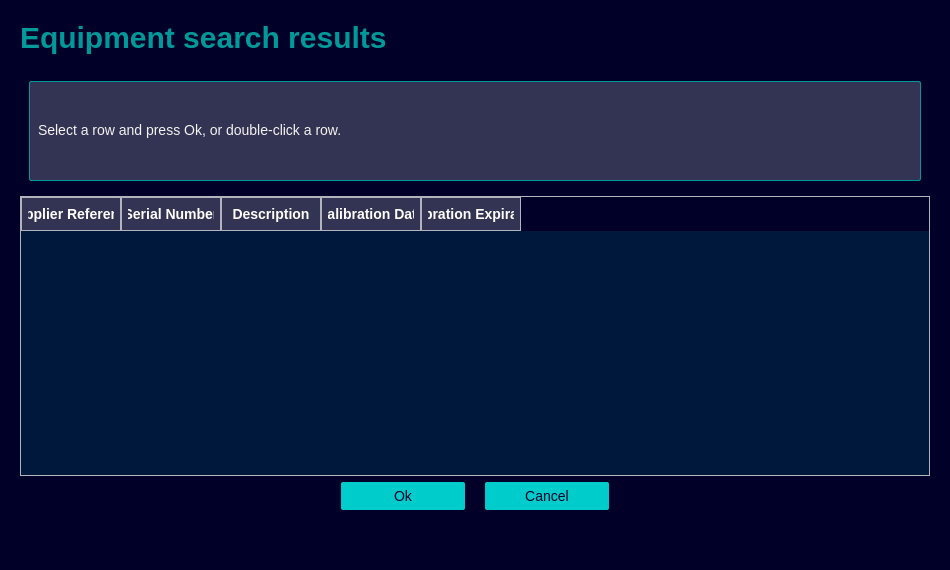
<?xml version="1.0" encoding="UTF-8"?>
<ui version="4.0">
 <class>PopupEquipmentSearch</class>
 <widget class="QDialog" name="PopupEquipmentSearch">
  <property name="geometry">
   <rect>
    <x>0</x>
    <y>0</y>
    <width>950</width>
    <height>480</height>
   </rect>
  </property>
  <property name="windowTitle">
   <string>Dialog</string>
  </property>
  <property name="styleSheet">
   <string notr="true">*{
	border:none;
	background: #000028;
	padding: 0;
	margin: 0;
	color: #f3f3f0;
	font-family: &quot;SiemensSansPro_A_Bd&quot;;
	font-size: 14px;
}
</string>
  </property>
  <layout class="QGridLayout" name="gridLayout">
   <item row="0" column="0">
    <widget class="QWidget" name="container_main_body" native="true">
     <property name="sizePolicy">
      <sizepolicy hsizetype="MinimumExpanding" vsizetype="Preferred">
       <horstretch>0</horstretch>
       <verstretch>0</verstretch>
      </sizepolicy>
     </property>
     <layout class="QVBoxLayout" name="verticalLayout">
      <item>
       <widget class="QFrame" name="frame_title">
        <property name="sizePolicy">
         <sizepolicy hsizetype="Preferred" vsizetype="Maximum">
          <horstretch>0</horstretch>
          <verstretch>0</verstretch>
         </sizepolicy>
        </property>
        <property name="frameShape">
         <enum>QFrame::Shape::StyledPanel</enum>
        </property>
        <property name="frameShadow">
         <enum>QFrame::Shadow::Raised</enum>
        </property>
        <layout class="QVBoxLayout" name="verticalLayout_12">
         <property name="spacing">
          <number>0</number>
         </property>
         <property name="leftMargin">
          <number>0</number>
         </property>
         <property name="topMargin">
          <number>0</number>
         </property>
         <property name="rightMargin">
          <number>0</number>
         </property>
         <property name="bottomMargin">
          <number>0</number>
         </property>
         <item>
          <widget class="QLabel" name="tittle">
           <property name="sizePolicy">
            <sizepolicy hsizetype="Preferred" vsizetype="Preferred">
             <horstretch>0</horstretch>
             <verstretch>0</verstretch>
            </sizepolicy>
           </property>
           <property name="styleSheet">
            <string notr="true">QLabel {
	color: #009999;
	font-size: 30px;
	font-weight: bold;
}
</string>
           </property>
           <property name="text">
            <string>Equipment search results</string>
           </property>
          </widget>
         </item>
        </layout>
       </widget>
      </item>
      <item>
       <widget class="QWidget" name="widget" native="true">
        <layout class="QHBoxLayout" name="horizontalLayout_2">
         <property name="topMargin">
          <number>20</number>
         </property>
         <item>
          <widget class="QLabel" name="description">
           <property name="minimumSize">
            <size>
             <width>0</width>
             <height>100</height>
            </size>
           </property>
           <property name="styleSheet">
            <string notr="true">background-color: #333353;
border-radius: 2px;
padding: 5px;
padding-bottom: 7px;
margin-top: 0px;
color: #f3f3f0;
border: 1px solid #009999;</string>
           </property>
           <property name="text">
            <string>Select a row and press Ok, or double-click a row.</string>
           </property>
          </widget>
         </item>
        </layout>
       </widget>
      </item>
      <item>
       <widget class="QTableWidget" name="table_search">
        <property name="minimumSize">
         <size>
          <width>0</width>
          <height>280</height>
         </size>
        </property>
        <property name="styleSheet">
   <string notr="true">
QTableWidget {
    background-color: #00183B;
    gridline-color: #333353;
    border: 1px solid #B3B3BE;
}
QHeaderView::section {
    background-color: #333353;
    color: #FFFFFF;
    padding: 6px;
    border: 1px solid #B3B3BE;
    font-weight: bold;
}
</string>
        </property>
         <column>
          <property name="text"><string>Supplier Reference</string></property>
         </column>
         <column>
          <property name="text"><string>Serial Number</string></property>
         </column>
         <column>
          <property name="text"><string>Description</string></property>
         </column>
         <column>
          <property name="text"><string>Calibration Date</string></property>
         </column>
         <column>
          <property name="text"><string>Calibration Expiration</string></property>
         </column>
       </widget>
      </item>
      <item>
       <widget class="QWidget" name="container_button" native="true">
        <property name="sizePolicy">
         <sizepolicy hsizetype="Preferred" vsizetype="Maximum">
          <horstretch>0</horstretch>
          <verstretch>0</verstretch>
         </sizepolicy>
        </property>
        <property name="styleSheet">
         <string notr="true">QPushButton {
	min-width: 100px;
	max-width: 100px;
    padding: 6px 12px 6px 12px;
    border-radius: 2px;
    opacity: 1;
	text-align:center;
	background-color: #00CCCC;	
	color: #000028;
}

QPushButton:hover {
	background-color: #00FFB9;
}

QPushButton:pressed {	
	background-color: #00E5AA;
}</string>
        </property>
        <layout class="QHBoxLayout" name="horizontalLayout_4">
         <property name="spacing">
          <number>20</number>
         </property>
         <property name="leftMargin">
          <number>0</number>
         </property>
         <property name="topMargin">
          <number>0</number>
         </property>
         <property name="rightMargin">
          <number>0</number>
         </property>
         <property name="bottomMargin">
          <number>40</number>
         </property>
         <item>
          <spacer name="horizontalSpacer_5">
           <property name="orientation">
            <enum>Qt::Orientation::Horizontal</enum>
           </property>
           <property name="sizeHint" stdset="0">
            <size>
             <width>40</width>
             <height>20</height>
            </size>
           </property>
          </spacer>
         </item>
         <item>
          <widget class="QPushButton" name="btn_ok">
           <property name="minimumSize">
            <size>
             <width>124</width>
             <height>0</height>
            </size>
           </property>
           <property name="text">
            <string>Ok</string>
           </property>
          </widget>
         </item>
         <item>
          <widget class="QPushButton" name="btn_cancel">
           <property name="sizePolicy">
            <sizepolicy hsizetype="Minimum" vsizetype="Preferred">
             <horstretch>0</horstretch>
             <verstretch>0</verstretch>
            </sizepolicy>
           </property>
           <property name="minimumSize">
            <size>
             <width>124</width>
             <height>0</height>
            </size>
           </property>
           <property name="text">
            <string>Cancel</string>
           </property>
          </widget>
         </item>
         <item>
          <spacer name="horizontalSpacer_6">
           <property name="orientation">
            <enum>Qt::Orientation::Horizontal</enum>
           </property>
           <property name="sizeHint" stdset="0">
            <size>
             <width>40</width>
             <height>20</height>
            </size>
           </property>
          </spacer>
         </item>
        </layout>
       </widget>
      </item>
     </layout>
    </widget>
   </item>
  </layout>
 </widget>
 <resources/>
 <connections/>
</ui>
